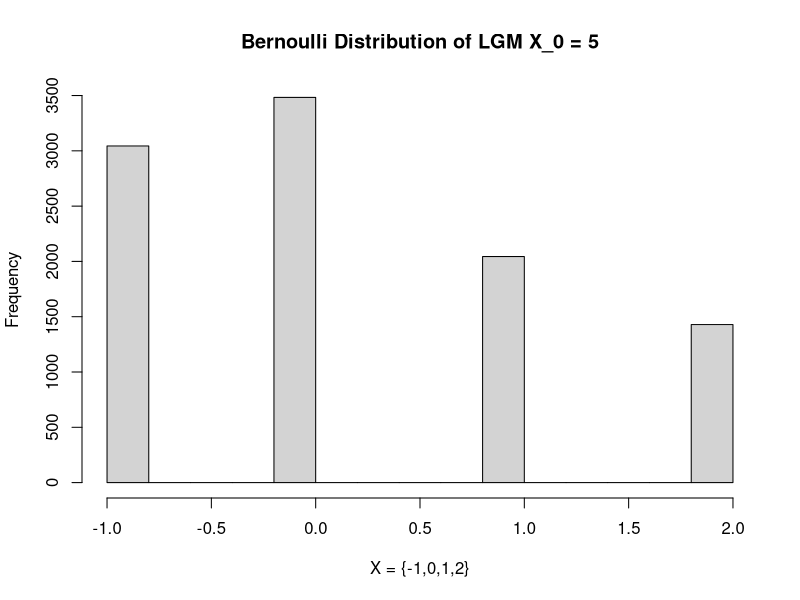
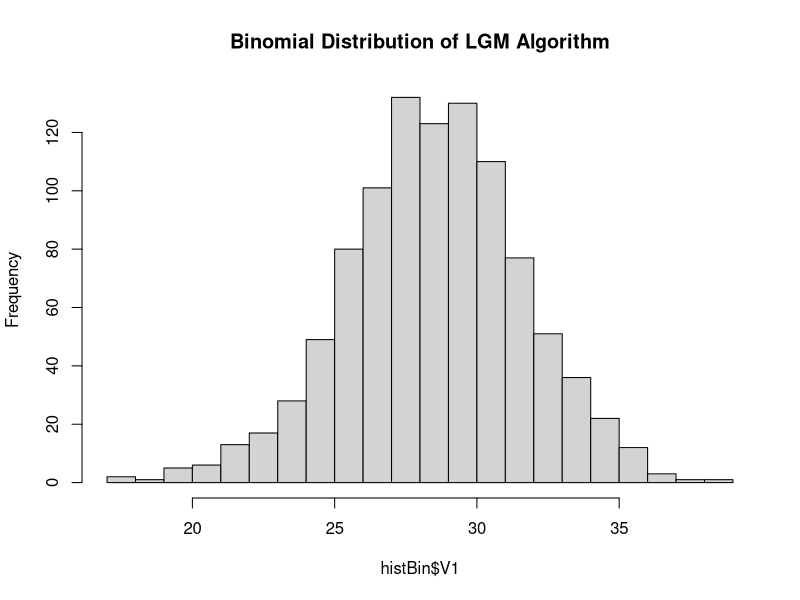
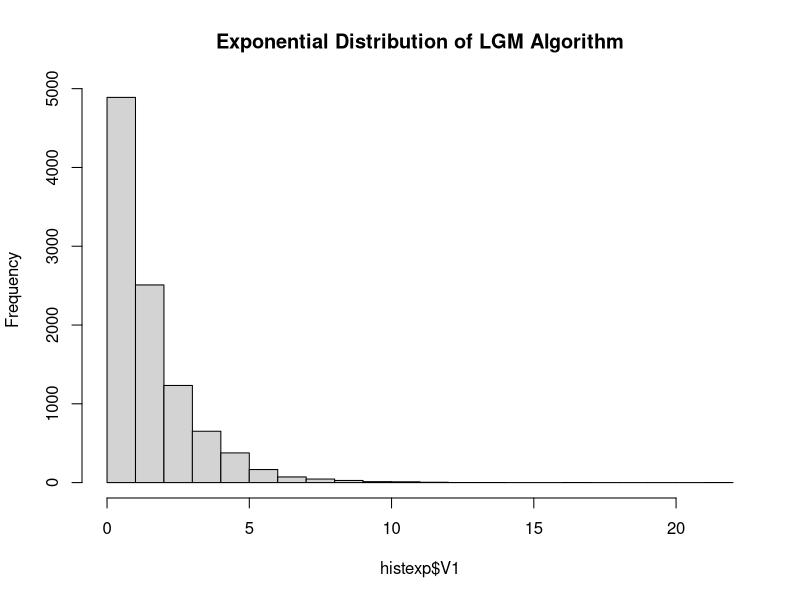

These charts were generated, in order, by the following R code:
## ---- chunk 1
histBern <- read.delim("q2.txt",sep = '\n', header = FALSE)
hist(histBern$V1, main = "Bernoulli Distribution of LGM X_0 = 5" , xlab = "X = {-1,0,1,2}")
## ---- chunk 2
histBin <- read.delim("q3b.txt",sep = '\n', header = FALSE)
hist(histBin$V1, main = "Binomial Distribution of LGM Algorithm", breaks = 30)
prob40Greater <- 1 - pbinom(39,size = 44, p = 0.64) 
prob40Greater
## ---- chunk 3
histexp <- read.delim("q4c.txt",sep = '\n', header = FALSE)
hist(histexp$V1, main = "Exponential Distribution of LGM Algorithm", breaks = 25)
